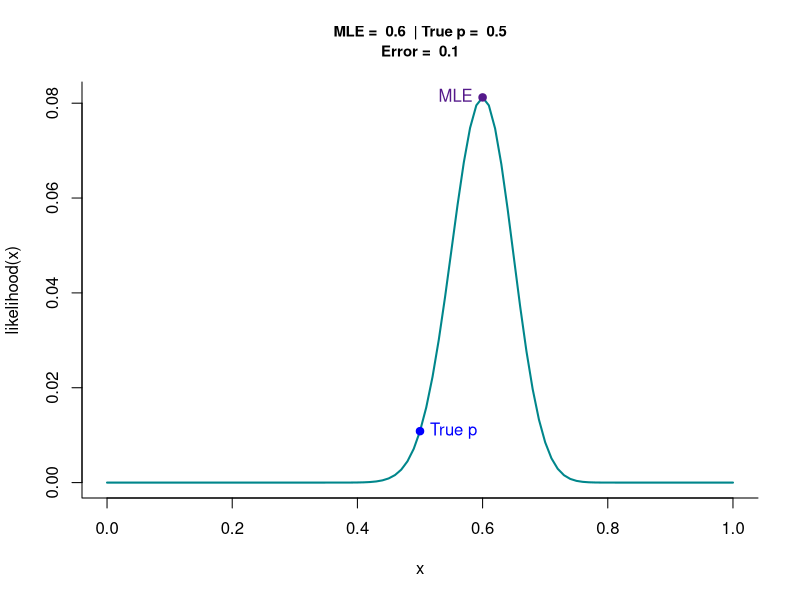
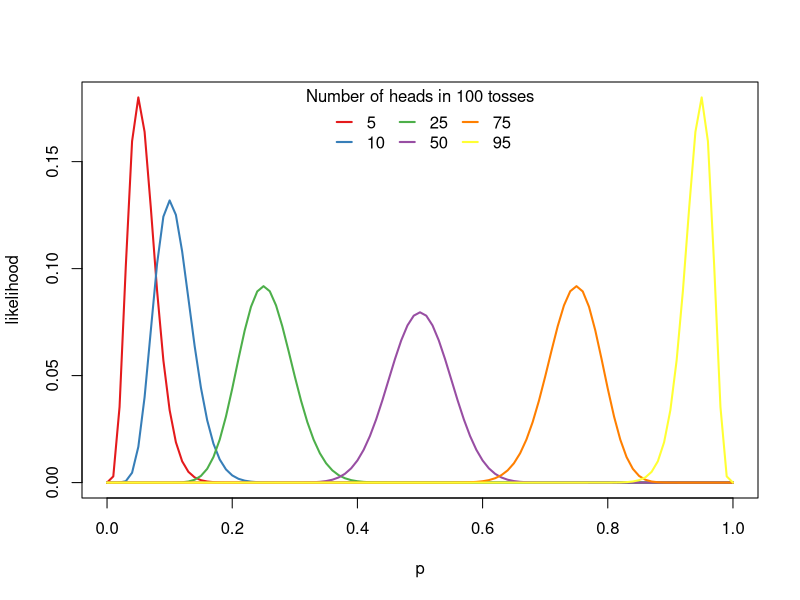
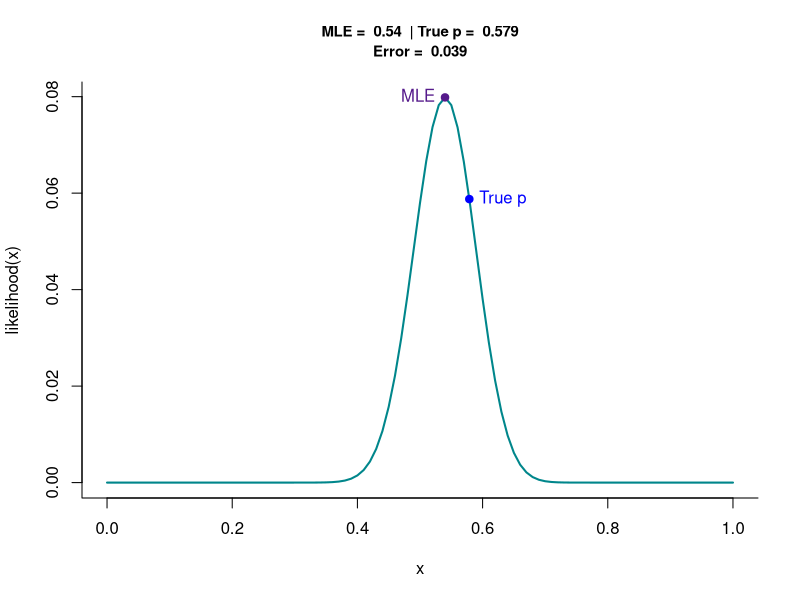
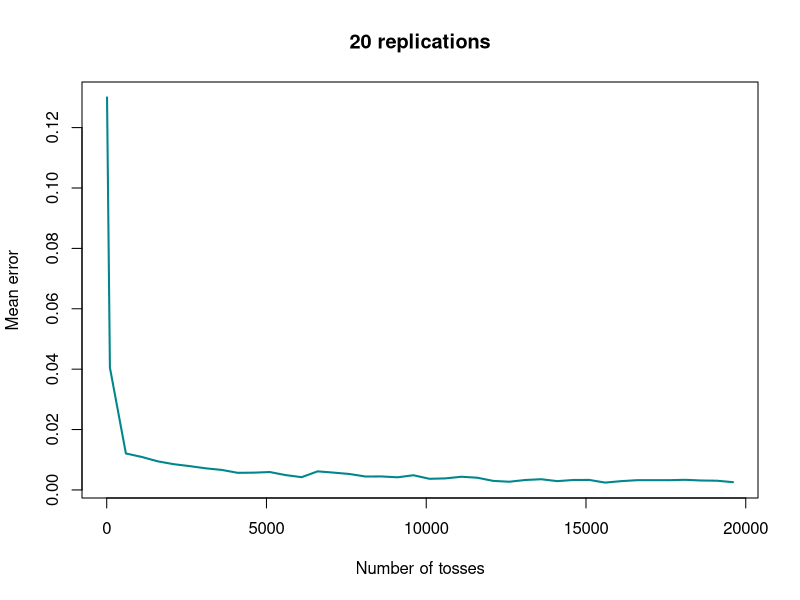
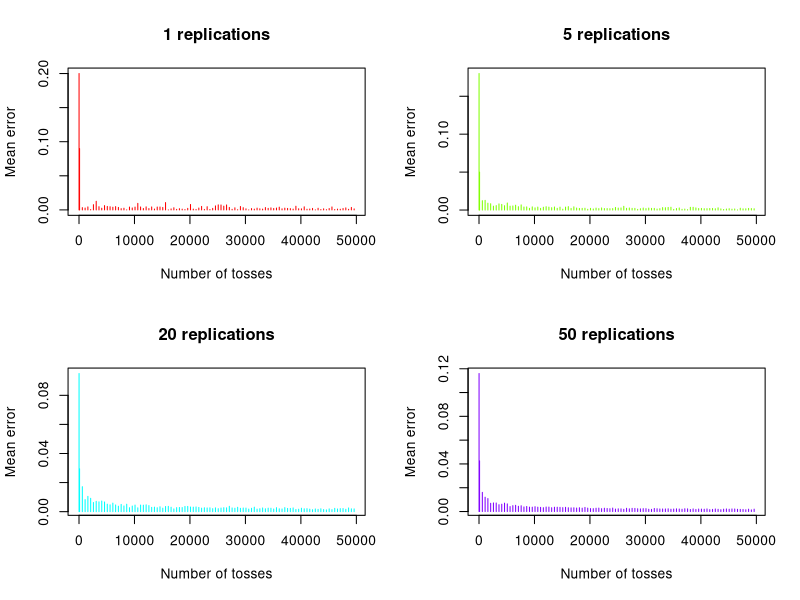

Generate these figures, in order, with R:
#====================================================#
#====== INTRO TO MAXIMUM LIKELIHOOD ESTIMATION ======#
#====================================================#

# Author: Jonah Gabry (jsg2201@columbia.edu)
# Written using R version 3.1.1 on Mac OS X 10.9.3
# Last Edited: 07/19/2014



# Simple coin tossing example ---------------------------------------------
# _________________________________________________________________________

# choose number of tosses N
n.tosses <- 100

# simulate coin flips using sample() 
coin.tosses <- sample(x = c("Heads","Tails"), # possible outcomes
                      size = n.tosses, # number to choose
                      replace = T, # sample from x with replacement  
                      prob = c(1/2, 1/2)) # probability weights for the possible outcomes
table(coin.tosses)

# the likelihood function
likelihood <- function(p){ # argument is p, so for different values of p we get different likelihoods  
  n.heads <- sum(coin.tosses == "Heads") # number of heads observed
  
  dbinom(x = n.heads,     # binomial probability mass function for n.heads successes 
         size = n.tosses, # in n.tosses trials
         prob = p)        # as a function of the probability of success/heads, p
}

# note: instead of using the dbinom function we could also have typed out the binomial probability
#   mass function as: choose(n.tosses, n.heads) * p^n.heads * (1-p)^(n.tosses - n.heads)


# find the value of the likelihood function for some different values of p
likelihood(1/2) # likelihood for p = 1/2
likelihood(1/3) # likelihood for p = 1/3

# look at distribution of the likelihood function for p given our coin.tosses data
curve(likelihood, col = "turquoise4", lwd = 2, bty="l")

# we know that the maximum likelihood estimate (MLE) in this simple example is just the observed
#   proportion of heads, but in general we can have R maximize a likelihood function using optimize() 
optimize(likelihood, # function to optimize
         interval = c(0,1), # interval to be searched
         maximum = T) # compute max instead of min

# the output from the optimize function has two components:
#   "maximum" is the value of p that maximizes the likelihood function
#   "objective" is the value of the likelihood function at the maximum
#   we can extract just "maximum" using the $ operator
max <- optimize(likelihood, interval = c(0,1), maximum = T)$maximum 

# show the maximum likelihood estimate and the true probability on our plotted likelihood curve
points(max, likelihood(max), pch = 19, col = "purple4")
points(1/2, likelihood(1/2), pch = 19, col = "blue")
text(max, likelihood(max), "MLE", pos = 2, col = "purple4")
text(1/2, likelihood(1/2), "True p", pos = 4, col = "blue")
txt <- c(paste("MLE = ", round(max,3)," | True p = ", 1/2), paste("Error = ", abs(1/2 - round(max,3))))
title(main = txt, cex.main = 0.9)




# Likelihood functions for different numbers of heads ---------------------
# _________________________________________________________________________

library(RColorBrewer)
colors <- brewer.pal(6, "Set1")
lik <- function(p) dbinom(n.heads, n.tosses, p)
n.tosses = 100
n.heads = 5
curve(lik, lwd = 2, col = colors[1], xlab = "p", ylab = "likelihood")
heads = c(10, 25, 50, 75, 95)
for(i in 1:length(heads)){
  n.heads = heads[i]
  curve(lik, lwd = 2, col = colors[i+1], add = T)
}

legend("top", legend = c(5, heads), title = "Number of heads in 100 tosses",
       ncol = 3, bty = "n", lwd = 2, seg.len = 1, col = colors)



# Extending the coin tossing example --------------------------------------
# _________________________________________________________________________

# In the coin toss example above we set it so that the coin was fair. But we can also set it so
# that we don't know what the probability of heads is in advance. We can pick the probability
# at random and then see what the maximum likelihood estimate is

# set probability of heads 
p_heads <- runif(1) # runif(1) will pick 1 number uniformly at random between 0 and 1
# get a new set of coin tosses
coin.tosses <- sample(x = c("Heads","Tails"), 
                      size = n.tosses, 
                      replace = T, 
                      prob = c(p_heads, 1 - p_heads)) # use the randomly chosen p_heads
table(coin.tosses)
# take a look at the new likelihood function
curve(likelihood, col = "turquoise4", lwd = 2, bty="l")
# get the MLE
max <- optimize(likelihood, interval = c(0,1), maximum = T)$maximum 
# show the MLE and the true probability on our plotted likelihood curve
points(max, likelihood(max), pch = 19, col = "purple4")
points(p_heads, likelihood(p_heads), pch = 19, col = "blue")
text(max, likelihood(max), "MLE", pos = 2, col = "purple4")
text(p_heads, likelihood(p_heads), "True p", pos = 4, col = "blue")
txt <- c(paste("MLE = ", round(max,3)," | True p = ", round(p_heads, 3)), 
         paste("Error = ", abs(round(p_heads - max, 3)))
         )
title(main = txt, cex.main = 0.9)



### The difference between the MLE and the true p should shrink as n.tosses gets larger ###

coinsMLE <- function(n.tosses, p){ # n.tosses = number of tosses, p = P(Heads). 
  tosses <- sample(x = c("Heads","Tails"), 
                   size = n.tosses, 
                   replace = T, 
                   prob = c(p, 1 - p)) 
  # use the log-likelihood function (the natural logarithm of the likelihood) 
  #   using the log reduces the potentital for underflow/overflow when the computer tries to calculate
  #   the value that maximize the log-likelihood is the same value that maximizes the likelihood so the
  #   estimate is the same (i.e. argmax{log-likelihood} = argmax{likelihood})
  loglik <- function(x) dbinom(sum(tosses == "Heads"), size = n.tosses, prob = x, log = TRUE)
  MLE <- optimize(loglik, interval = c(0,1), maximum = T)$maximum # maximize the log-likelihood
  err <- abs(p - MLE) # compute magnitude of the error (i.e. how far off is the estimate?)
  err
}

plot.coinsMLE <- function(sims, N, p, add = FALSE, ...){ # N will be a vector of different numbers of tosses to try
  dat <- replicate(n = sims, # number of times to do the experiment
                   expr = sapply(N, FUN = function(k) coinsMLE(n.tosses = k, p)))
  dat <- rowMeans(dat)
  plot(x = N, y = dat,
       xlab = "Number of tosses",
       ylab = "Mean error",
       main = paste(sims, "replications"),
       ...)
}

plot.coinsMLE(sims = 20, 
              N = c(10, seq(from = 100, to = 2*10^4, by = 500)), 
              p = 1/2,
              type = "l", lwd = 2, col = "turquoise4") 



### we should also see less variability as we increase the number of replications ###

par(mfrow = c(2,2))
reps <- c(5, 20, 50)
colors <- rainbow(4)
plot.coinsMLE(sims = 1, 
              N = c(10, seq(from = 100, to = 5*10^4, by = 500)), 
              p = 1/2,
              type = "h", lwd = 1, col = colors[1]) 

for(i in 1:3){
  plot.coinsMLE(sims = reps[i], 
                N = c(10, seq(from = 100, to = 5*10^4, by = 500)), 
                p = 1/2,
                type = "h", lwd = 1, col = colors[i+1]) 
}